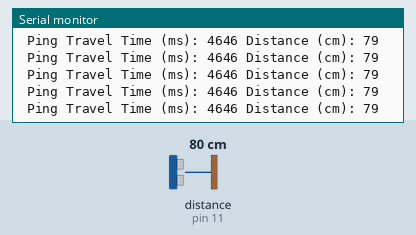
The sketch below on a simulated Arduino Uno, built with avr-gcc and run on an emulated ATmega328P. Shown: the last lines printed to the serial monitor. Wiring (inferred from the names in the program): ultrasonic range finder: trigger pin 12; echo pin 11. The test bench sets the inputs (shaded band); at power-on: distance to the obstacle (sensor on pin 11) 80 cm. The echo pulse lasts 58.3 µs per cm.

Above: at 1.2 s.
1.3 s: distance to the obstacle (sensor on pin 11) set to 2 cm
At 1.42 s:
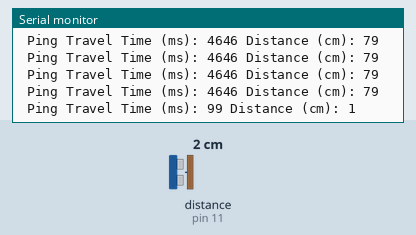
4.3 s: distance to the obstacle (sensor on pin 11) set to 4 cm
At 4.32 s:
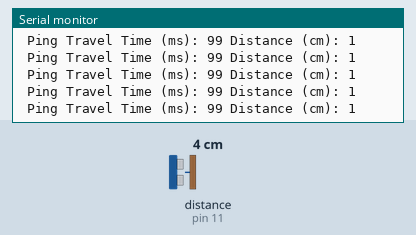
7.3 s: distance to the obstacle (sensor on pin 11) set to 18 cm
At 7.33 s:
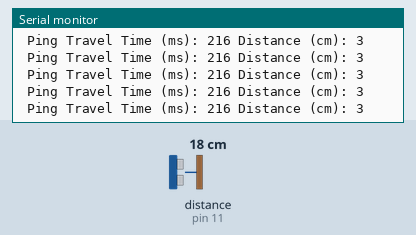
10.3 s: distance to the obstacle (sensor on pin 11) set to 9 cm
At 10.32 s:
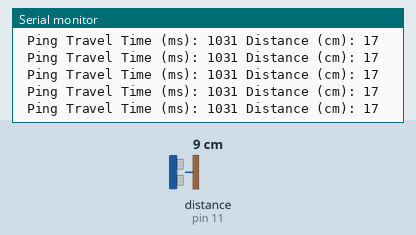
13.3 s: distance to the obstacle (sensor on pin 11) set to 35 cm
At 13.3 s:
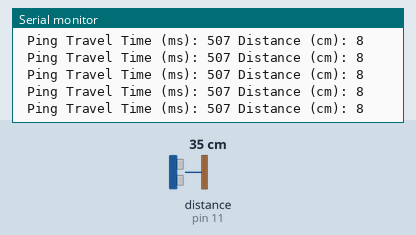
16.3 s: distance to the obstacle (sensor on pin 11) set to 120 cm
At 16.33 s:
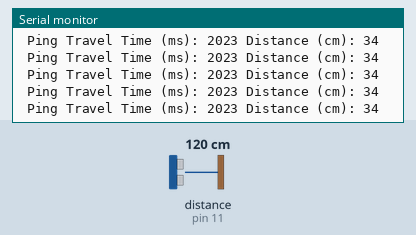
Timing chart, 0 to 19.3 s (numbered marks = the images above; inputs shaded):
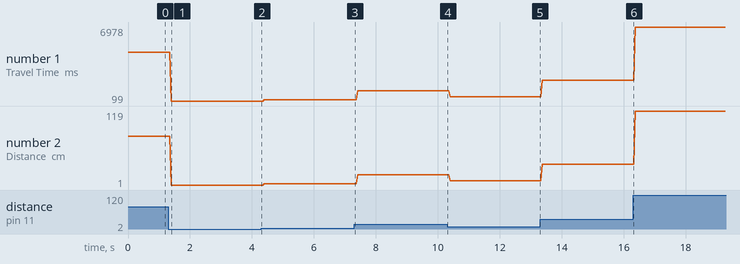

The sketch:

HC_SR04_US_Sensor_Distance_Measure.ino
```cpp
int trigPin = 12;
int echoPin =11;

int pingTravelTime;
int dt = 10;

int distance;

void setup() {
  // put your setup code here, to run once:

  Serial.begin(9600);
  pinMode(trigPin,OUTPUT);
  pinMode(echoPin,INPUT);


}

void loop() {
  // put your main code here, to run repeatedly:
  digitalWrite(trigPin,LOW);
  delayMicroseconds(dt);
  digitalWrite(trigPin,HIGH);
  delayMicroseconds(dt);
  digitalWrite(trigPin,LOW);
  pingTravelTime = pulseIn(echoPin,HIGH);
 delayMicroseconds(25);
  Serial.print(" Ping Travel Time (ms): ");
  Serial.print(pingTravelTime);

  distance = ((pingTravelTime/2)*0.0343);

 Serial.print(" Distance (cm): ");
  Serial.println(distance);


}
```

Measured:
- after the input at 1.3 s, the serial monitor: prints a new line after 0.10 s (image 1)
- plotted number 1: 4646 → 99 after the input at 1.3 s, 99 → 216 after the input at 4.3 s, 216 → 1031 after the input at 7.3 s, 1031 → 507 after the input at 10.3 s, 507 → 2023 after the input at 13.3 s
- plotted number 2: 79 → 1 after the input at 1.3 s, 1 → 3 after the input at 4.3 s, 3 → 17 after the input at 7.3 s, 17 → 8 after the input at 10.3 s, 8 → 34 after the input at 13.3 s
